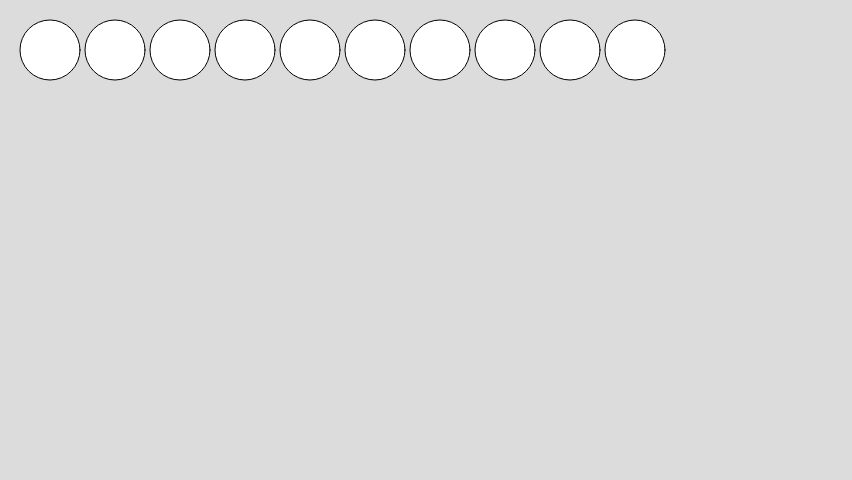
Frame 1 (no input)
Frame 60 (no input): identical to frame 1, image omitted
Frame 120 (the mouse pressed at the canvas centre since frame 60): identical to frame 1, image omitted

The p5.js sketch that drew this single still picture (run headless with seeded random() and noise() and a simulated clock; from frame 60 on, the mouse is pressed at the canvas centre):

// p5.js sketch
// ── sketch.js
// Video-dimensioner
// 360p = 480×360
// 480p = 852x480
// 780p = 1280x720
// 1080p = 1920 x 1080

var numCircles;

function setup() {

  createCanvas(852, 480);
  numCircles = 10;
}

function draw() {

  background(220);
  
  // En iteration kör samma kod ett visst antal gånger i rad.
  // Låt oss skapa numCircles st cirklar med en for-loop.
  // Här ser du också ett annat sätt att skapa en variabel med "let" istället för "var".
  // let skapar en lokal variabel som endast är tillgänglig inuti det kodblock den skapas i. I detta fallet for-loopen.
  // Alltså:
  //  1. var skapar en variabel som är global om den anges utanför en funktion
  //  2. var skapar en variabel som är lokal i hela funktionen som den anges i
  //  3. let skapar en variabel som är lokal i det omslutande kodblocket
  for( let i=0 ; i < numCircles ; i ++ ) {
    let xPos = 50 + i*65;
    ellipse(xPos, 50 , 60, 60);
  }
}
